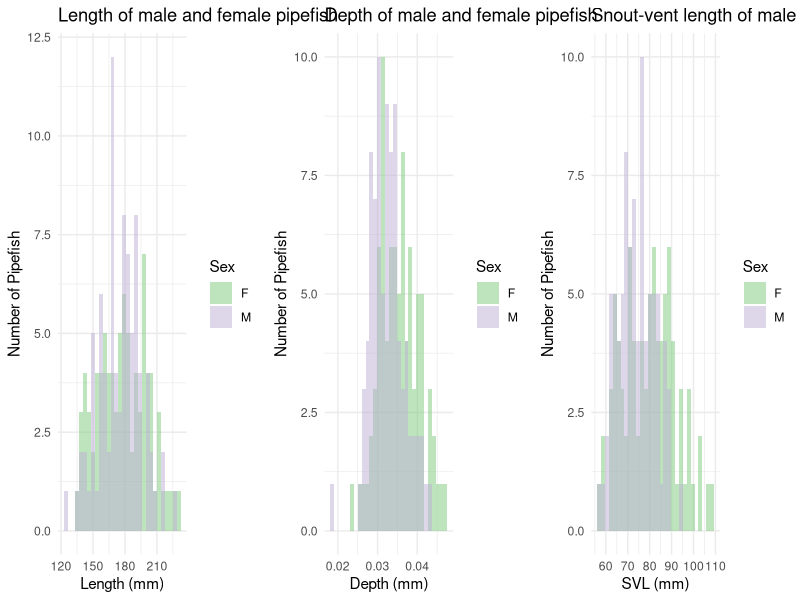

Reproduce this figure in R. (Note: this script raises an error after producing the figure.)
## ---- chunk 1
knitr::opts_knit$set(root.dir='../',
                     fig_path="../figs/")
## ---- chunk 2
#This is a cohesive list of all the libraries used in this document
library(ggplot2)
library(cowplot)
library(fBasics)
library(pwr)
library(lme4)
## ---- chunk 3

#MomIDs and embryo counts for each section of the male's brood pouch
em_dat <- read.csv("data/EmbryoParentage_floridae.csv")

#Metadata for males and females from the mesocosm experiments
fem_mesoFL <- read.csv("data/all_fem_meso_floridae.csv")
mal_mesoFL <- read.csv("data/all_mal_meso_floridae.csv")

## ---- chunk 4
#Adjust the torso depth
fem_mesoFL$depth_adj <- fem_mesoFL$depth/fem_mesoFL$length
mal_mesoFL$depth_adj <- mal_mesoFL$depth/mal_mesoFL$length

#Testing to see if the variances are equal
var.test(fem_mesoFL$length, mal_mesoFL$length) #EQUAL
var.test(fem_mesoFL$depth_adj, mal_mesoFL$depth_adj) #EQUAL
var.test(fem_mesoFL$svl, mal_mesoFL$svl) #NOT EQUAL

#Testing for normal distribution - Females
normalTest(fem_mesoFL$length, method = "da") #NOT NORMAL
normalTest(fem_mesoFL$depth_adj, method = "da") #NORMAL
normalTest(fem_mesoFL$svl, method = "da") #NORMAL

#Testing for normal distribution - Males
normalTest(mal_mesoFL$length, method = "da") #NORMAL
normalTest(mal_mesoFL$depth_adj, method = "da") #NORMAL
normalTest(mal_mesoFL$svl, method = "da") #NORMAL

## ---- chunk 5
#Combining the datasets
fem_mesoFL$Sex <- "F"
mal_mesoFL$Sex <- "M"
all_sex_meso <- rbind(fem_mesoFL[, c("length", "depth_adj", "svl", "Sex")], mal_mesoFL[, c("length", "depth_adj", "svl", "Sex")])

length <- ggplot(data = all_sex_meso, aes(x = length)) +
  geom_histogram(aes(fill = Sex),
                 alpha = 0.5,
                 position = 'identity') +
  scale_fill_manual(values = c("#7fc97f75", "#beaed475")) +
  theme_minimal() +
  labs(x = "Length (mm)",
       y = "Number of Pipefish",
       title = "Length of male and female pipefish")

depth <- ggplot(data = all_sex_meso, aes(x = depth_adj)) +
  geom_histogram(aes(fill = Sex),
                 alpha = 0.5,
                 position = 'identity') +
  scale_fill_manual(values = c("#7fc97f75", "#beaed475")) +
  theme_minimal() +
  labs(x = "Depth (mm)",
       y = "Number of Pipefish",
       title = "Depth of male and female pipefish")

svl <- ggplot(data = all_sex_meso, aes(x = svl)) +
  geom_histogram(aes(fill = Sex),
                 alpha = 0.5,
                 position = 'identity') +
  scale_fill_manual(values = c("#7fc97f75", "#beaed475")) +
  theme_minimal() +
  labs(x = "SVL (mm)",
       y = "Number of Pipefish",
       title = "Snout-vent length of male and female pipefish")

plot_grid(length, depth, svl,
          ncol = 3)

## ---- chunk 6
#Running the appropriate test
wilcox.test(fem_mesoFL$length, mal_mesoFL$length)
t.test(fem_mesoFL$depth_adj, mal_mesoFL$depth_adj, var.equal = TRUE)
t.test(fem_mesoFL$svl, mal_mesoFL$svl, var.equal = FALSE)
## ---- chunk 7

#Checking the power - SVL
d_mean_svl <- abs(mean(fem_mesoFL$svl, na.rm = TRUE) - 
                    mean(mal_mesoFL$svl, na.rm = TRUE))
pool_sd_svl <- sqrt((var(fem_mesoFL$svl, na.rm = TRUE) + 
                       var(mal_mesoFL$svl, na.rm = TRUE))/ 2)
d_svl <- d_mean_svl/pool_sd_svl

pwr.t.test(n = nrow(fem_mesoFL), 
           d = d_svl,
           sig.level = 0.05,
           type = 'two.sample',
           alternative = 'two.sided')

#Checking the power - Depth
d_mean_depth <- abs(mean(fem_mesoFL$depth_adj, na.rm = TRUE) - 
                      mean(mal_mesoFL$depth_adj, na.rm = TRUE))
pool_sd_depth <- sqrt((var(fem_mesoFL$depth_adj, na.rm = TRUE) + 
                         var(mal_mesoFL$depth_adj, na.rm = TRUE))/ 2)
d_depth <- d_mean_depth/pool_sd_depth
pwr.t.test(n = nrow(fem_mesoFL), 
           d = d_depth,
           sig.level = 0.05,
           type = 'two.sample',
           alternative = 'two.sided')

## ---- chunk 8

## ---- chunk 9
#Make a column in *_meso that contains the full fishID (i.e. FL1M3) to match the 
#formatting in the fitness datasets (make sure they have the same name for merging purposes)
fem_mesoFL$momID <- paste0("FL", fem_mesoFL$trial_num, "F", fem_mesoFL$fishID)
mal_mesoFL$maleID <- paste0("FL", mal_mesoFL$trial_num, "M", mal_mesoFL$fishID)

#Merge the datasets based on the columns created above
fem_allFL <- merge(fem_mesoFL, fem_fitness, by = "momID", all.x = TRUE, all.y = TRUE)
mal_allFL <- merge(mal_mesoFL, mal_fitness, by = "maleID", all.x = TRUE, all.y = TRUE)
## ---- chunk 10
#Subset the merged datasets to remove trials without successful matings and Trial 1
fem_succFL <- subset(fem_allFL, !(trial_num %in% c(7, 9, 10, 11, 1)))
mal_succFL <- subset(mal_allFL, !(trial_num %in% c(7, 9, 10, 11, 1)))

#Replace NAs with 0s in the columns related to fitness
mal_succFL[, c("MatingSuccess", "NumDeveloped_Calc", 
               "NumUndeveloped_Calc", "totalEggs")] <- sapply(mal_succFL[, c("MatingSuccess", 
                                                                             "NumDeveloped_Calc", 
                                                                             "NumUndeveloped_Calc", 
                                                                             "totalEggs")],
                                                              function(x)
                                                                ifelse(is.na(x), 0, x))

fem_succFL[, c("MatingSuccess", "NumDeveloped", 
               "NumUndeveloped", "totalEggs")] <- sapply(fem_succFL[, c("MatingSuccess", 
                                                                        "NumDeveloped", 
                                                                        "NumUndeveloped", 
                                                                        "totalEggs")],
                                                         function(x)
                                                           ifelse(is.na(x), 0, x))

#Add a column for females to denote mated or unmated
fem_succFL$mated <- ifelse(fem_succFL$MatingSuccess > 0, 1, 0)

## ---- chunk 11
#create a subset of only the males who mated
mated_malFL <- mal_succFL[mal_succFL$preg_status == 1, ]

#Plot brood size against the different metrics for pouch size
par(mfrow=c(1,2))
plot(mated_malFL$bp_area,
     mated_malFL$totalEggs,
     xlab = expression(paste("Brood Pouch Area (mm"^2*")")),
     ylab = "Brood Size (# embryos)",
     col = "darkorange",
     pch = 19)
abline(lm(mated_malFL$totalEggs ~ as.numeric(mated_malFL$bp_area)), lwd = 3, lty = 2)
plot(mated_malFL$bp_length,
     mated_malFL$totalEggs,
     xlab = "Brood Pouch Length (mm)",
     ylab = "Brood Size (# embryos)",
     col = "cyan4",
     pch = 19)
abline(lm(mated_malFL$totalEggs ~ as.numeric(mated_malFL$bp_length)), lwd = 3, lty = 2)
## ---- chunk 12
cor.test(as.numeric(mated_malFL$bp_area), mated_malFL$totalEggs)
cor.test(as.numeric(mated_malFL$bp_length), mated_malFL$totalEggs)
## ---- chunk 13
plot(mated_malFL$length,
     mated_malFL$totalEggs,
     xlab = "Standard Length (mm)",
     ylab = "Brood Size (# embryos)",
     col = "#CD5C5C75",
     pch = 19,
     cex = 1.5
)
abline(lm(mated_malFL$totalEggs ~ as.numeric(mated_malFL$length)), lwd = 3, lty = 2)
## ---- chunk 14
cor.test(as.numeric(mated_malFL$length), mated_malFL$totalEggs)
## ---- chunk 15
eggs_per_mate <- fem_succFL$totalEggs/fem_succFL$MatingSuccess
mean(eggs_per_mate, na.rm = TRUE)
sd(eggs_per_mate, na.rm = TRUE)/sqrt(length(eggs_per_mate))
## ---- chunk 16
#create a subset of only the females who mated
mated_femFL <- fem_succFL[fem_succFL$mated == 1, ]

#Plot total number of eggs transferred against the different metrics for females size
par(mfrow=c(1,3))
plot(mated_femFL$length,
     mated_femFL$totalEggs,
     xlab = "Length (mm)",
     ylab = "Number of eggs transferred",
     col = "darkorange",
     pch = 19)
abline(lm(mated_femFL$totalEggs ~ mated_femFL$length), lwd = 3, lty = 2)
plot(mated_femFL$depth_adj,
     mated_femFL$totalEggs,
     xlab = "Depth (mm)",
     ylab = "Number of eggs transferred",
     col = "cyan4",
     pch = 19)
abline(lm(mated_femFL$totalEggs ~ mated_femFL$depth_adj), lwd = 3, lty = 2)
plot(mated_femFL$svl,
     mated_femFL$totalEggs,
     xlab = "Snout-vent Length (mm)",
     ylab = "Number of eggs transferred",
     col = "purple",
     pch = 19)
abline(lm(mated_femFL$totalEggs ~ mated_femFL$svl), lwd = 3, lty = 2)

## ---- chunk 17

cor.test(mated_femFL$length, as.numeric(mated_femFL$totalEggs))
cor.test(mated_femFL$depth_adj, as.numeric(mated_femFL$totalEggs))
cor.test(mated_femFL$svl, as.numeric(mated_femFL$totalEggs))

## ---- chunk 18

par(mfrow=c(2,3))
mal_succFL$preg_status <- as.factor(mal_succFL$preg_status)
boxplot(mal_succFL$length ~ mal_succFL$preg_status,
        xlab = "Mated",
        ylab = "Length (mm)",
        col= c("darkorange", "cyan4"))
boxplot(mal_succFL$depth_adj ~ mal_succFL$preg_status,
        xlab = "Mated",
        ylab = "Depth (mm)",
        col= c("darkorange", "cyan4"))
boxplot(mal_succFL$svl ~ mal_succFL$preg_status,
        xlab = "Mated",
        ylab = "Snout-vent Length (mm)",
        col= c("darkorange", "cyan4"))
boxplot(as.numeric(mal_succFL$bp_area) ~ mal_succFL$preg_status,
        xlab = "Mated",
        ylab = expression(paste("Brood Pouch Area (mm"^2*")")),
        col= c("darkorange", "cyan4"))
boxplot(mal_succFL$bp_length ~ mal_succFL$preg_status,
        xlab = "Mated",
        ylab = "Brood Pouch Length (mm)",
        col= c("darkorange", "cyan4"))
boxplot(mal_succFL$weight ~ mal_succFL$preg_status,
        xlab = "Mated",
        ylab = "Weight (g)",
        col= c("darkorange", "cyan4"))
## ---- chunk 19
##Test the assumptions
##Looking for equal variances
var.test(mal_succFL$length ~ mal_succFL$preg_status) #equal
var.test(mal_succFL$depth_adj ~ mal_succFL$preg_status) #equal
var.test(mal_succFL$svl ~ mal_succFL$preg_status) #equal
var.test(as.numeric(mal_succFL$bp_area) ~ mal_succFL$preg_status) #equal
var.test(mal_succFL$bp_length ~ mal_succFL$preg_status) #equal
var.test(mal_succFL$weight ~ mal_succFL$preg_status) #equal

##Looking for a normal distribution
normalTest(mal_succFL$length, method = "da") #normal
normalTest(mal_succFL$depth_adj, method = "da") #normal
normalTest(mal_succFL$svl, method = "da") #normal
normalTest(as.numeric(mal_succFL$bp_area), method = "da") #normal
normalTest(mal_succFL$bp_length, method = "da") #normal
normalTest(mal_succFL$weight, method = "da") #normal

##Running the appropriate test
t.test(mal_succFL$length ~ mal_succFL$preg_status,
       var.equal = TRUE)
t.test(mal_succFL$depth_adj ~ mal_succFL$preg_status,
       var.equal = TRUE)
t.test(mal_succFL$svl ~ mal_succFL$preg_status,
       var.equal = TRUE)
t.test(as.numeric(mal_succFL$bp_area) ~ mal_succFL$preg_status,
       var.equal = TRUE)
t.test(mal_succFL$bp_length ~ mal_succFL$preg_status,
       var.equal = TRUE)
t.test(mal_succFL$weight ~ mal_succFL$preg_status,
       var.equal = TRUE)
## ---- chunk 20
par(mfrow = c(1,2))
hist(mal_allFL$length, 
     xlab = "Length (mm)", 
     ylab = "Number of male pipefish",
     col = "#beaed4", breaks = 15, main = "")

hist(mal_allFL$length[mal_allFL$preg_status != 0], 
     add = TRUE,
     col = "#8968CD", breaks = 15)

hist(mal_allFL$svl, 
     xlab = "Snout-vent length (mm)", 
     ylab = "Number of male pipefish",
     col = "#beaed4", breaks = 15, main = "")

hist(mal_allFL$svl[mal_allFL$preg_status !=  0], 
     add = TRUE,
     col = "#8968CD", breaks = 12)

legend("topright",
       legend = c("Mated Males", "All Males"),
       col = c("#8968CD", "#beaed4"),
       pch = 15)
## ---- chunk 21
#Mating success
##Create the model
mate_succlm <- lmer(mal_succFL$MatingSuccess ~ mal_succFL$lat_to_trial + 
                      (1 | mal_succFL$col_location) + (1 | mal_succFL$col_date))

summary(mate_succlm)

##Create model with fewer parameters
lm_no_location <- lmer(mal_succFL$MatingSuccess ~ mal_succFL$lat_to_trial + 
                         (1 | mal_succFL$col_date))
anova(mate_succlm, lm_no_location)  # Compare models with and without col_location

## ---- chunk 22

plot(jitter(mal_succFL$lat_to_trial),
     jitter(mal_succFL$MatingSuccess),
     xlab = "Latency to Trial (Days)",
     ylab = "Mating Success",
     pch = 19,
     col = as.factor(mal_succFL$col_date))
abline(lm(mal_succFL$MatingSuccess ~ mal_succFL$lat_to_trial), lwd = 3, lty =2)

legend("topright",
       legend = unique(mal_succFL$col_date),
       col = unique(as.factor(mal_succFL$col_date)),
       pch = 19)

## ---- chunk 23
#Mating success
##Create the model
tot_eggslm <- lmer(mated_malFL$totalEggs ~ mated_malFL$lat_to_trial + 
                      (1 | mated_malFL$col_location) + 
                     (1 | mated_malFL$col_date))

summary(tot_eggslm)

##Create model with fewer parameters
lm_no_date <- lmer(mated_malFL$MatingSuccess ~ mated_malFL$lat_to_trial + 
                         (1 | mated_malFL$col_location))
anova(tot_eggslm, lm_no_date)  # Compare models with and without col_location
